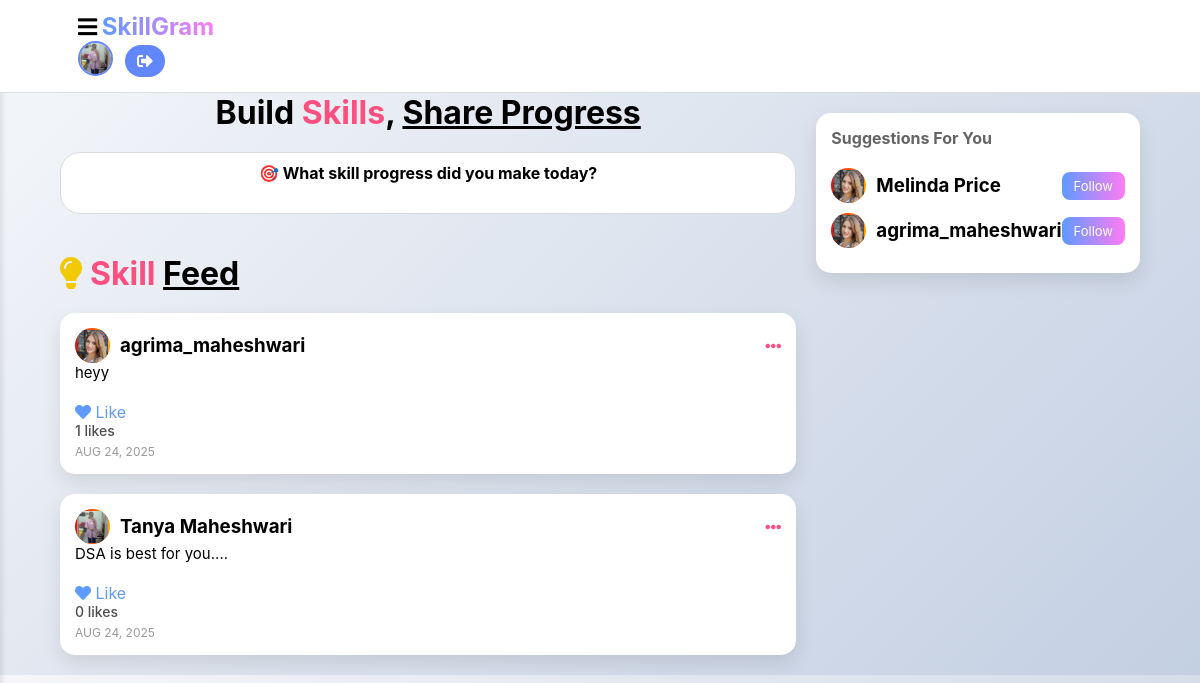
Page /home.php (signed in) on the committed database.
### tables this page shows
CREATE TABLE IF NOT EXISTS `users` (
  `id` int NOT NULL AUTO_INCREMENT,
  `name` varchar(100) NOT NULL,
  `email` varchar(100) NOT NULL,
  `password` varchar(255) NOT NULL,
  `created_at` timestamp NULL DEFAULT CURRENT_TIMESTAMP,
  `profile_pic` varchar(255) DEFAULT 'default.jpg',
  `bio` varchar(255) DEFAULT 0xF09F8CB8204254656368204353452053747564656E74207C20F09F9A80204C6561726E696E672057656220446576207C20F09F92A12053686172696E67206461696C792070726F6772657373,
  `xp` int DEFAULT '0',
  `streak` int DEFAULT '0',
  `problems_solved` int DEFAULT '0',
  `last_login` date DEFAULT NULL,
  PRIMARY KEY (`id`),
  UNIQUE KEY `email` (`email`)
);

CREATE TABLE IF NOT EXISTS `posts` (
  `id` int NOT NULL AUTO_INCREMENT,
  `user_id` int NOT NULL,
  `content` text NOT NULL,
  `image` varchar(255) DEFAULT NULL,
  `created_at` timestamp NULL DEFAULT CURRENT_TIMESTAMP,
  `title` varchar(255) NOT NULL,
  PRIMARY KEY (`id`),
  KEY `user_id` (`user_id`)
);

### home.php (the view, shortened to what this page needs)
<?php
include 'db.php';
$user_id = $_SESSION['user_id'];
$stmt = $conn->prepare("SELECT name, profile_pic FROM users WHERE id=?");
$stmt->bind_param("i", $user_id);
$stmt->execute();
$stmt->bind_result($user_name, $user_pic);
$posts = $conn->query("
    SELECT posts.id AS post_id, posts.content, posts.image, posts.created_at,
           users.id AS user_id, users.name AS user_name, users.profile_pic AS user_pic
    FROM posts
    JOIN users ON posts.user_id = users.id
    ORDER BY posts.created_at DESC
");
$suggestions = $conn->query("
    SELECT id, name, profile_pic
    FROM users
    WHERE id != $user_id
      AND id NOT IN (SELECT user_id FROM followers WHERE follower_id = $user_id)
    LIMIT 5
");
?>
<!DOCTYPE html>
<html lang="en">
<head>
<link rel="stylesheet" href="css/home.css">
<link rel="stylesheet" href="https://cdnjs.cloudflare.com/ajax/libs/font-awesome/5.15.4/css/all.min.css">
</head>
<body>
<?php
include 'navbar.php';
?>
<main>
    <div class="container">
        <div class="content-row">
        <div class="col-9">
            <h1 class="center-text">Build <span>Skills</span>, <u>Share Progress</u></h1>
            <div class="statuses">
                <p class="center-text"><b>🎯 What skill progress did you make today?</b></p>
            </div>
            <br>
            <h1><i class="fas fa-lightbulb"></i><span>Skill</span> <u>Feed</u></h1><br>
            <?php while($post = $posts->fetch_assoc()): ?>
                <div class="card">
                    <div class="top">
                        <div class="userDetails">
                            <div class="profilepic">
                                <div class="profile_img">
                                    <div class="image">
                                        <a href="profile.php?id=<?php echo $post['user_id']; ?>">
                                            <img src="uploads/<?php echo $post['user_pic']; ?>" alt="img">
                                        </a>
                                    </div>
                                </div>
                            </div>
                            <h3>
                                <b>
                                    <a href="profile.php?id=<?php echo $post['user_id']; ?>" style="text-decoration:none; color:inherit;">
                                        <?php echo htmlspecialchars($post['user_name']); ?>
                                    </a>
                                </b>
                            </h3>
                        </div>
                        <div class="post-menu-wrap">
                            <span class="dot" onclick="toggleMenu(<?php echo $post['post_id']; ?>)"><i class="fas fa-ellipsis-h"></i></span>
                        </div>
                    </div>
                    <div class="post-content">
                        <?php echo htmlspecialchars($post['content']); ?>
                    </div>
                    <div class="bottom">
                        <div class="actionBtns">
                            <div class="left">
                                <span class="heart">
                                    <a href="like.php?post_id=<?php echo $post['post_id']; ?>"><i class="fas fa-heart"></i> Like</a>
                                </span>
                            </div>
                        </div>
                        <div class="likes-count">
                            <?php
                            $likes = $conn->query("SELECT COUNT(*) as count FROM likes WHERE post_id={$post['post_id']}")->fetch_assoc()['count'];
                            echo $likes . ' likes';
                            ?>
                        </div>
                        <div class="postTime">
                            <?php echo date('M d, Y', strtotime($post['created_at'])); ?>
                        </div>
                    </div>
                </div>
            <?php endwhile; ?>
        </div>
        <div class="col-3">
            <br>
            <div class="card">
                <h4>Suggestions For You</h4><br>
                <?php while($s = $suggestions->fetch_assoc()): ?>
                    <div class="top" style="margin-bottom: 10px; justify-content: space-between;">
                        <div class="userDetails">
                            <div class="profilepic">
                                <div class="profile_img">
                                    <div class="image">
                                        <a href="profile.php?id=<?php echo $s['id']; ?>">
                                            <img src="uploads/<?php echo $s['profile_pic']; ?>" alt="img" height="50%" width="50%">
                                        </a>
                                    </div>
                                </div>
                            </div>
                            <h3>
                                <a href="profile.php?id=<?php echo $s['id']; ?>" style="text-decoration:none; color:inherit;">
                                    <?php echo htmlspecialchars($s['name']); ?>
                                </a>
                            </h3>
                        </div>
                        <a href="follow.php?follow_id=<?php echo $s['id']; ?>" class="follow-btn" data-id="<?php echo $s['id']; ?>">Follow</a>
                    </div>
                <?php endwhile; ?>
            </div>
        </div>
        </div>
    </div>
</main>
</body>
</html>

### navbar.php (shortened to what this page needs)
<?php
include 'db.php';
$user_id = $_SESSION['user_id'];
$stmt = $conn->prepare("SELECT name, profile_pic FROM users WHERE id=?");
$stmt->bind_param("i", $user_id);
$stmt->execute();
$stmt->bind_result($user_name, $user_pic);
?>
<header>
    <nav class="navbar">
        <div class="container">
            <b class="menu-toggle" onclick="toggleSidebar()"><i class="fas fa-bars"></i></b>
            <b style="font-size:24px;" class="gradient-text">SkillGram</b>
            <div class="nav-right">
                <a href="profile.php">
                    <img src="uploads/<?php echo htmlspecialchars($user_pic ?: 'default.png'); ?>"
                         alt="User Avatar" class="avatar">
                </a>
                <a href="logout.php" class="logout-btn"><i class="fas fa-sign-out-alt"></i></a>
            </div>
        </div>
    </nav>
</header>

### css/home.css (style rules this page uses)
* { margin: 0; padding: 0; box-sizing: border-box; }
body { font-family: -apple-system, system-ui, "Segoe UI", Roboto, Oxygen, Ubuntu, Cantarell, "Open Sans", "Helvetica Neue", sans-serif; background: linear-gradient(135deg, #f5f7fa, #c3cfe2); margin: 0; padding: 0; }
main { width: 100%; display: flex; justify-content: center; }
.container { width: 90%; max-width: 1200px; margin: auto; }
.content-row { display: flex; gap: 20px; align-items: flex-start; }
.col-9 { flex: 1 1 auto; min-width: 0; }
.col-3 { flex: 0 0 320px; position: sticky; top: 90px; }
.center-text { text-align: center; margin-bottom: 20px; }
span { color: #fa5080; }
h1 i { margin-right: 8px; color: #f1c905; }
.statuses { margin-top: 20px; margin-bottom: 20px; width: 100%; background-color: #fff; display: flex; align-items: center; justify-content: center; padding-bottom: 10px; padding-top: 10px; border-radius: 20px; border: 1px solid rgb(218, 217, 217); overflow: auto; }
.card { background: #fff; border-radius: 15px; box-shadow: 0 8px 20px rgba(0,0,0,0.1); margin-bottom: 20px; padding: 15px; transition: transform 0.3s ease, box-shadow 0.3s ease; }
.top { display: flex; justify-content: space-between; align-items: center; }
.userDetails { display: flex; align-items: center; gap: 10px; }
.profilepic .profile_img { width: 35px; height: 35px; border-radius: 50%; overflow: hidden; padding: 2px; background: linear-gradient(to right, red, orange); }
.profilepic img { width: 100%; height: 100%; object-fit: cover; }
.bottom { padding-top: 10px; }
.post-content { font-size: 15px; margin-bottom: 10px; }
.actionBtns { display: flex; gap: 15px; align-items: center; }
.actionBtns a { color: #5f9aff; text-decoration: none; }
.likes-count { font-weight: 500; color: #4d4d4f; font-size: 14px; }
.postTime { font-size: 12px; color: #999; margin-top: 5px; text-transform: uppercase; }
.col-3 h4 { color: rgb(100, 100, 100); }
.follow-btn { background: linear-gradient(to right, #5f9aff, #fe7bf3); padding: 6px 12px; border-radius: 8px; color: white; font-size: 13px; text-decoration: none; }

### navbar.php (style rules this page uses)
.navbar { background: #fff; padding: 12px 20px; display: flex; justify-content: space-between; align-items: center; border-bottom: 1px solid #ddd; position: sticky; top: 0; z-index: 1000; }
.gradient-text { font-size: 30px; font-weight: bold; background: linear-gradient(to right, #5f9aff, #fe7bf3); background-clip: text; -webkit-text-fill-color: transparent; }
.nav-right { display: flex; align-items: center; gap: 12px; }
.avatar { width: 35px; height: 35px; border-radius: 50%; border: 2px solid #6286fbff; }
.logout-btn { background: #6286fbff; color: #fff !important; padding: 6px 12px; border-radius: 20px; transition: background 0.3s; }
.menu-toggle { cursor: pointer; font-size: 22px; }

### rows in the picture
users: profile_pic (picture)
posts: user.profile_pic (placeholder picture), user.name "agrima_maheshwari", content "heyy", likes "1", created_at "AUG 24, 2025"
posts: user.profile_pic (picture), user.name "Tanya Maheshwari", content "DSA is best for you....", likes "0", created_at "AUG 24, 2025"
users: profile_pic (placeholder picture), name "Melinda Price"
users: profile_pic (placeholder picture), name "agrima_maheshwari"
